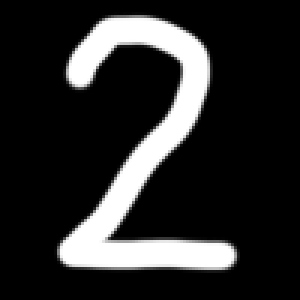
#> input picture image.png, 100 x 100 px (shown 3 times larger)
$ python test.py
#> lines starting #> are read from the running program, lines starting #| are printed output that depends on the picture
# image loading/display
import matplotlib.pyplot as plt
from PIL import Image
import os

# colored prints
from rich import print

# numerical operations
import numpy as np

# get dense and softmax (the layer and activation function) from model.py
from model import Dense, softmax

class NeuralApp:
    """
    loads the trained model and provides a method to predict a digit from an image.
    """
    def __init__(self, model_path='model/model.npz', input_dim=784, hidden_dim=128, output_dim=10):
        data = np.load(model_path)
        # build layers with the same architecture used during training, and load saved weights and biases
        self.layer1 = Dense(input_dim, hidden_dim, activation='sigmoid')
        self.layer2 = Dense(hidden_dim, output_dim=10, activation=None)
        self.layer1.W = data['W1']
        self.layer1.b = data['b1']
        self.layer2.W = data['W2']
        self.layer2.b = data['b2']

    def predict(self, image):
        """
        predicts the digit from a single input image (flattened 784-element vector).
        """
        a1 = self.layer1.forward(image.reshape(1, -1))
        z2 = self.layer2.forward(a1)
        out = softmax(z2)
        return int(np.argmax(out, axis=1)[0])

def get_random_mnist_sample(csv_path='datasets/mnist_train.csv', index=None, save_path='image.png'):
    """
    loads an image from the CSV dataset, normalizes it,
    saves it as an image file, and returns the image array with the label.
    """
    data = np.loadtxt(csv_path, delimiter=',', skiprows=1)
    if index is None:
        index = np.random.randint(0, data.shape[0])  # select a random sample

    label = int(data[index, 0])   # first column is the digit label
    image = data[index, 1:].reshape(28, 28)

    # normalize pixel values (0-255 → 0-1)
    image_normalized = image / 255.0

    img_pil = Image.fromarray((image * 255).astype(np.uint8))  # convert back to 0-255 grayscale
    img_pil.save(save_path)
    print(f"Image saved as {save_path}")

    return image_normalized.flatten(), label

def load_saved_image(image_path='image.png'):
    """
    loads an existing image, processes it, and returns a flattened vector.
    """
#> called with image_path = 'image.png'
    img = Image.open(image_path).convert('L')  # convert to grayscale
    img = img.resize((28, 28))
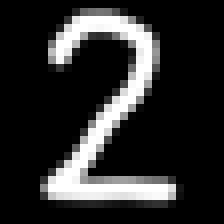
#> img: PIL image 28x28 L (shown 8 times larger); min 0, max 255, mean 43.4
    img_array = np.array(img, dtype=np.float32) / 255.0  # normalize
    return img_array.flatten()

if __name__ == '__main__':
    if os.path.exists('image.png'):
        print("[green]Using saved image.png for prediction.[/green]")
        image_flat = load_saved_image()
#> image_flat = 784 values, max 1 at index 66, min 0 at index 0, mean 0.17
        true_label = None  # unknown since it's a user-provided image
    else:
        print("[yellow]No saved image found. Using a random MNIST sample.[/yellow]")
        image_flat, true_label = get_random_mnist_sample()

    # show the selected digit
    plt.imshow(image_flat.reshape(28, 28), cmap='gray')
    if true_label is not None:
        plt.title(f"[green]Actual: {true_label}[/green]")
    plt.show()

    # run prediction
    app = NeuralApp()
#> (the run stopped early here; a loop or call above may not have finished)
